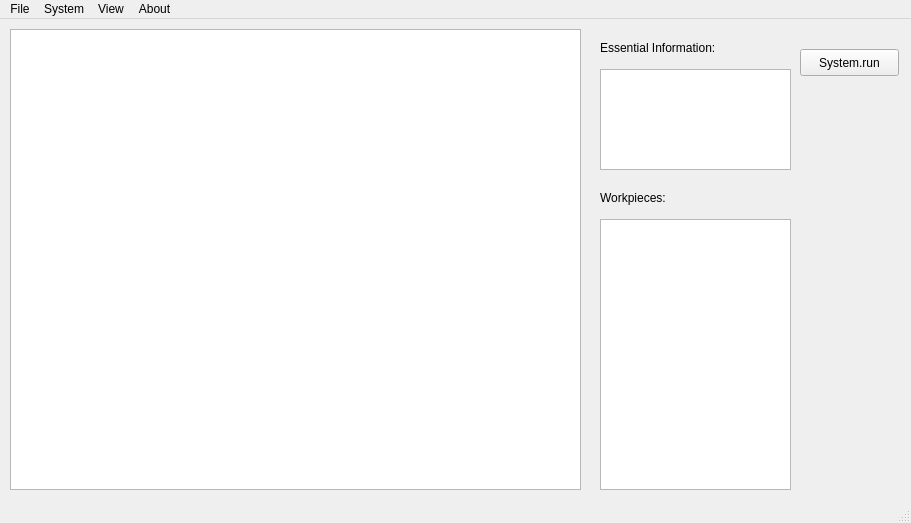
<?xml version="1.0" encoding="UTF-8"?>
<ui version="4.0">
 <class>MainWindow</class>
 <widget class="QMainWindow" name="MainWindow">
  <property name="geometry">
   <rect>
    <x>0</x>
    <y>0</y>
    <width>911</width>
    <height>523</height>
   </rect>
  </property>
  <property name="windowTitle">
   <string>MainWindow</string>
  </property>
  <widget class="QWidget" name="centralwidget">
   <widget class="QGraphicsView" name="gvMain">
    <property name="geometry">
     <rect>
      <x>10</x>
      <y>10</y>
      <width>571</width>
      <height>461</height>
     </rect>
    </property>
   </widget>
   <widget class="QLabel" name="label">
    <property name="geometry">
     <rect>
      <x>600</x>
      <y>20</y>
      <width>181</width>
      <height>17</height>
     </rect>
    </property>
    <property name="text">
     <string>Essential Information:</string>
    </property>
   </widget>
   <widget class="QTextEdit" name="tedtInfo">
    <property name="geometry">
     <rect>
      <x>600</x>
      <y>50</y>
      <width>191</width>
      <height>101</height>
     </rect>
    </property>
   </widget>
   <widget class="QLabel" name="label_2">
    <property name="geometry">
     <rect>
      <x>600</x>
      <y>170</y>
      <width>181</width>
      <height>17</height>
     </rect>
    </property>
    <property name="text">
     <string>Workpieces:</string>
    </property>
   </widget>
   <widget class="QListWidget" name="listWorkpiece">
    <property name="geometry">
     <rect>
      <x>600</x>
      <y>200</y>
      <width>191</width>
      <height>271</height>
     </rect>
    </property>
   </widget>
   <widget class="QPushButton" name="btnSysRun">
    <property name="geometry">
     <rect>
      <x>800</x>
      <y>30</y>
      <width>99</width>
      <height>27</height>
     </rect>
    </property>
    <property name="text">
     <string>System.run</string>
    </property>
   </widget>
  </widget>
  <widget class="QMenuBar" name="menubar">
   <property name="geometry">
    <rect>
     <x>0</x>
     <y>0</y>
     <width>911</width>
     <height>25</height>
    </rect>
   </property>
   <widget class="QMenu" name="menuFile">
    <property name="title">
     <string>File</string>
    </property>
    <addaction name="actionHello"/>
   </widget>
   <widget class="QMenu" name="menuSystem">
    <property name="title">
     <string>System</string>
    </property>
    <addaction name="actionRun"/>
    <addaction name="actionSelect_Camare"/>
    <addaction name="actionDetect"/>
    <addaction name="actionScreen_shot"/>
   </widget>
   <widget class="QMenu" name="menuView">
    <property name="title">
     <string>View</string>
    </property>
    <widget class="QMenu" name="menuCameraViewport">
     <property name="title">
      <string>CameraViewport</string>
     </property>
     <addaction name="actionZoon_in"/>
     <addaction name="actionZoom_out"/>
    </widget>
    <addaction name="menuCameraViewport"/>
    <addaction name="separator"/>
    <addaction name="actionCriterionList"/>
    <addaction name="actionCiterionEditor"/>
   </widget>
   <widget class="QMenu" name="menuAbout">
    <property name="title">
     <string>About</string>
    </property>
   </widget>
   <addaction name="menuFile"/>
   <addaction name="menuSystem"/>
   <addaction name="menuView"/>
   <addaction name="menuAbout"/>
  </widget>
  <widget class="QStatusBar" name="statusbar"/>
  <action name="actionCriterionList">
   <property name="checkable">
    <bool>true</bool>
   </property>
   <property name="text">
    <string>CriterionList</string>
   </property>
  </action>
  <action name="actionRun">
   <property name="text">
    <string>Run</string>
   </property>
  </action>
  <action name="actionSelect_Camare">
   <property name="text">
    <string>Select Camera</string>
   </property>
  </action>
  <action name="actionCiterionEditor">
   <property name="checkable">
    <bool>true</bool>
   </property>
   <property name="text">
    <string>CriterionEditor</string>
   </property>
  </action>
  <action name="actionZoon_in">
   <property name="text">
    <string>zoon in</string>
   </property>
  </action>
  <action name="actionZoom_out">
   <property name="text">
    <string>zoom out</string>
   </property>
  </action>
  <action name="actionDetect">
   <property name="text">
    <string>Detect</string>
   </property>
  </action>
  <action name="actionHello">
   <property name="text">
    <string>Hello</string>
   </property>
  </action>
  <action name="actionScreen_shot">
   <property name="text">
    <string>Screen shot</string>
   </property>
  </action>
 </widget>
 <resources/>
 <connections/>
</ui>
